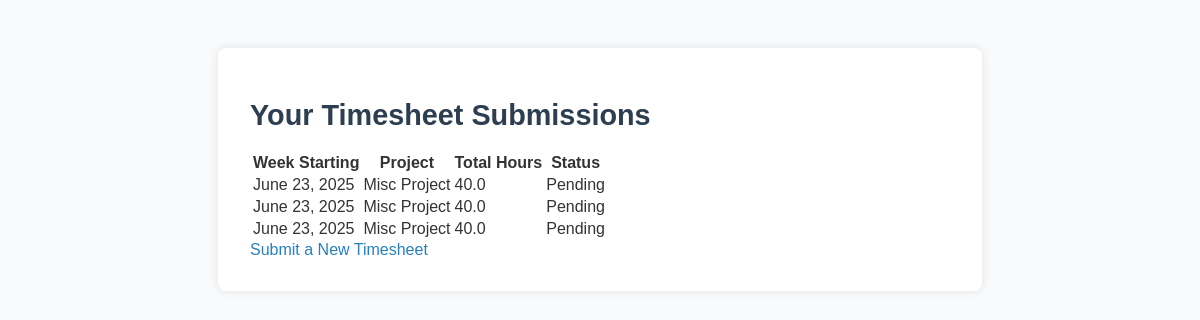
Page /tasks/timesheets/ (signed in) on the earlier database version.
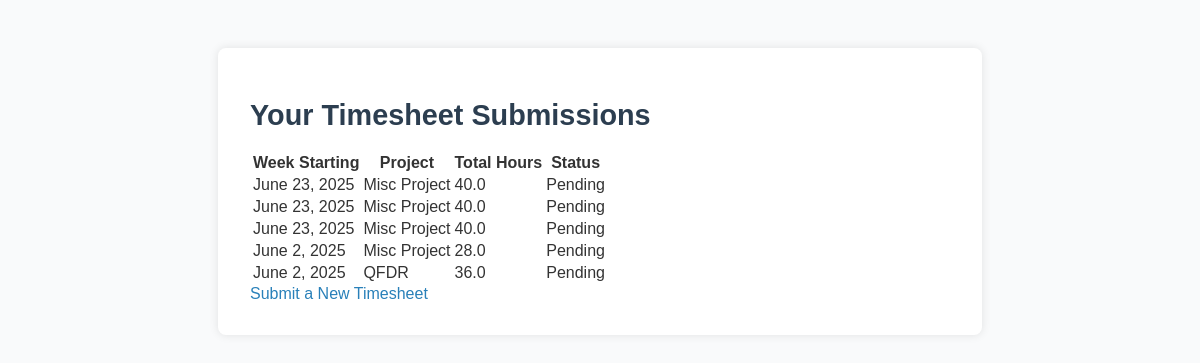
Same page on the later database version.
### tasks/models.py (models this page shows, shortened)
class Timesheet(models.Model):
    STATUS_CHOICES = [
        ('pending', 'Pending'),
        ('approved', 'Approved'),
        ('rejected', 'Rejected'),
    ]
    user = models.ForeignKey(User, on_delete=models.CASCADE)
    project = models.CharField(max_length=100)
    week_start = models.DateField()
    monday_hours = models.DecimalField(max_digits=5, decimal_places=2, default=0)
    tuesday_hours = models.DecimalField(max_digits=5, decimal_places=2, default=0)
    wednesday_hours = models.DecimalField(max_digits=5, decimal_places=2, default=0)
    thursday_hours = models.DecimalField(max_digits=5, decimal_places=2, default=0)
    friday_hours = models.DecimalField(max_digits=5, decimal_places=2, default=0)
    notes = models.TextField(blank=True)
    status = models.CharField(max_length=20, choices=STATUS_CHOICES, default='pending')
    @property
    def total_hours(self):
        return sum([
            self.monday_hours or 0,
            self.tuesday_hours or 0,
            self.wednesday_hours or 0,
            self.thursday_hours or 0,
            self.friday_hours or 0,
        ])

### tasks/views.py (the view)
# urls.py: path('timesheets/', TimesheetListView.as_view(), name='timesheet-list'),
class TimesheetListView(LoginRequiredMixin, ListView):
    model = Timesheet
    template_name = 'tasks/timesheet_list.html'
    context_object_name = 'timesheets'
    def get_queryset(self):
        return Timesheet.objects.filter(user=self.request.user).order_by('-week_start')

### tasks/templates/tasks/timesheet_list.html (shortened to what this page needs)
{% extends 'base.html' %}
{% block content %}
    <h1>Your Timesheet Submissions</h1>
    {% if timesheets %}
      <table>
        <thead>
          <tr>
            <th>Week Starting</th>
            <th>Project</th>
            <th>Total Hours</th>
            <th>Status</th>
          </tr>
        </thead>
        <tbody>
          {% for sheet in timesheets %}
            <tr>
              <td>{{ sheet.week_start }}</td>
              <td>{{ sheet.project }}</td>
              <td>{{ sheet.total_hours|floatformat:1 }}</td>
              <td>{{ sheet.status|title }}</td>
            </tr>
          {% endfor %}
        </tbody>
      </table>
    {% else %}
      <p>No timesheets submitted yet.</p>
    {% endif %}
    <a href="{% url 'timesheet-submit' %}" class="btn">Submit a New Timesheet</a>
{% endblock %}

Differences in the rows shown:
added Timesheet: week_start "June 2, 2025", project "Misc Project", total_hours "28.0", status "Pending"
added Timesheet: week_start "June 2, 2025", project "QFDR", total_hours "36.0", status "Pending"
